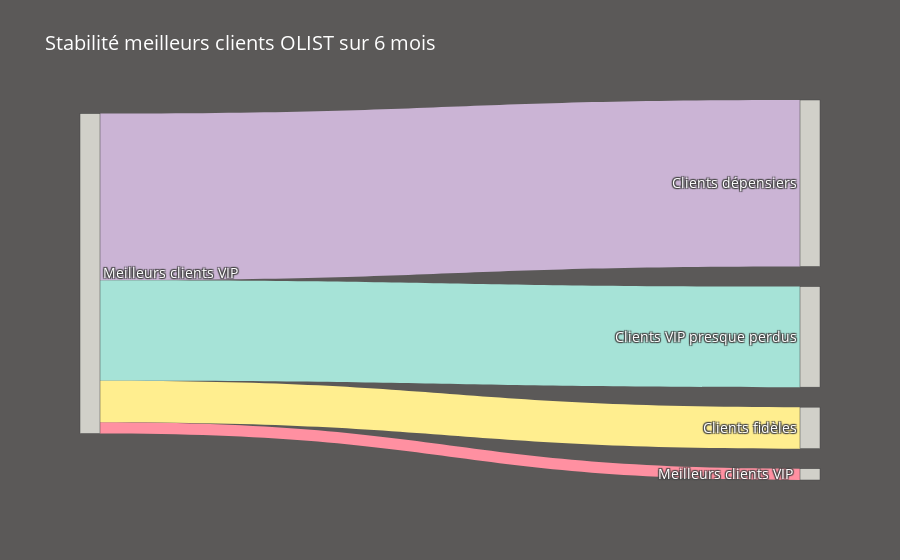

This figure's notebook cell:
### Markdown cell above
__Visualisation du segment des meilleurs clients : stabilité sur 6 mois__

### Code cell
#Sankey meilleurs clients
node_label = ['Meilleurs clients VIP', 'Meilleurs clients VIP ', 'Clients VIP presque perdus','Clients dépensiers','Clients fidèles']
node_dict = {y:x for x, y in enumerate(node_label)}
node_dict

source = ['Meilleurs clients VIP', 'Meilleurs clients VIP','Meilleurs clients VIP', 'Meilleurs clients VIP']
target = ['Meilleurs clients VIP ', 'Clients VIP presque perdus','Clients dépensiers','Clients fidèles'] 
values = [ 60, 535, 886, 221]

source_node = [node_dict[x] for x in source]
target_node = [node_dict[x] for x in target]

# link data
color_link = ['#FF90A1','#A6E3D7', '#CBB4D5', '#FFEE8F'] # rouge, vert, violet, jaune
# Node data
color_node = ['#D1D0C9','#D1D0C9', '#D1D0C9', '#D1D0C9', '#D1D0C9'] # gris clair

fig = go.Figure(
    data=[go.Sankey(
        node = dict(
            label = node_label,
            color = color_node
        ),
        link = dict(
            source = source_node,
            target = target_node,
            value = values,
            color = color_link
        ))])
fig.update_layout(
    hovermode = 'x',
    title="Stabilité meilleurs clients OLIST sur 6 mois",
    font=dict(size = 14, color = 'white'),
    paper_bgcolor='#5B5958')

plot(fig,
     image_filename='sankey_plot_1', 
     image='png', 
     image_width=1000, 
     image_height=600    
)
fig.show()

### Figure 1 — Plotly figure (JSON) as saved in the notebook; plotly's stock layout.template omitted (floating-point values rounded to 4 significant figures)
{"data": [{"link": {"color": ["#FF90A1", "#A6E3D7", "#CBB4D5", "#FFEE8F"], "source": [0, 0, 0, 0], "target": [1, 2, 3, 4], "value": [60, 535, 886, 221]}, "node": {"color": ["#D1D0C9", "#D1D0C9", "#D1D0C9", "#D1D0C9", "#D1D0C9"], "label": ["Meilleurs clients VIP", "Meilleurs clients VIP ", "Clients VIP presque perdus", "Clients dépensiers", "Clients fidèles"]}, "type": "sankey"}], "layout": {"font": {"color": "white", "size": 14}, "hovermode": "x", "paper_bgcolor": "#5B5958", "title": {"text": "Stabilité meilleurs clients OLIST sur 6 mois"}}}
